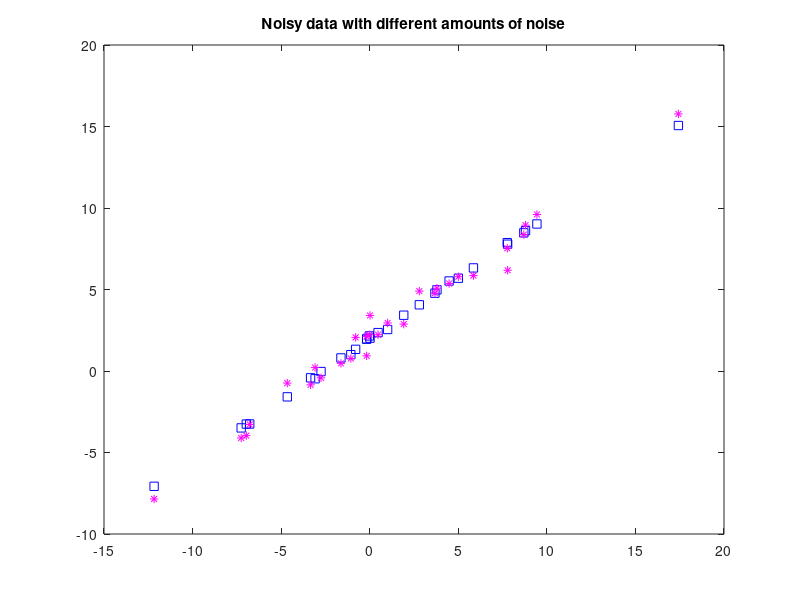

MATLAB code for this plot:
% This is a small script to help you review some of the
% concepts covered during class for the linear regression
% lecture
%
% FEG, 09-09-2008 
% DJF, 09-12-2009
%

%%%%%%%%%%%%%%%%%%%%%%%%%%%%%%%%%%%%%%%%%%%%%%%%%%%%%%%%%%%%%%%%%%%%%%%%%%
%% First let's set up some data. In this example the data comes from
% a simple line with slope .75 and Y-axis intercept=2

w=.75;
b=2;

% Let's get a few locations randomly along this line between x=0 and x=5;

x=5*rand(15,1)   % Get 15 random x locations between 0 and 5
	
y=(w*x)+b	  % Compute the exact value of y from the line equation

% Plot the noiseless data

figure(1);clf;
plot(x,y,'bo');hold on;
title('Data sampled from a line. Blue is noiseless, magenta is with noise');

% Looks nice, but unfortunately we don't generally work with perfect
% data, sources of error: Measurement problems, transmission distortion,
% random noise or influences from the environment.

%% We will look at typical noise models later on, in particular, we will
% use Gaussian functions to model nose quite often. Let's for now
% use Matlab to generate some random Gaussian noise, with mean of
% zero and a standard deviation of .1 

y_noisy=y+(.1*randn(length(y),1));

% Plot it on the same figure in red to see what it looks like

plot(x,y_noisy,'ms');


%%%%%%%%%%%%%%%%%%%%%%%%%%%%%%%%%%%%%%%%%%%%%%%%%%%%%%%%%%%%%%%%%%%%%%%%%%
% Now, let's have some fun with Matlab:
%
% Go to the Tools menu on the figure menu, and select Basic Fitting
% This will open up a menu
% - Select the data source corresponding to the BLUE points first
%    (ie data set 1)
% - Then check on the 'linear' checkbox
%   You will see the best-fit line estimated from our samples
%   using the same procedure we covered in lecture
% - Try fitting the data with other functions
%   
% Question: Do all the functions approximate the data equally well?
%           what is going on here?
%           Is there a point at which Matlab complains about something?
%          
% - Now, select the data source corresponding to the MAGENTA points
% - Try the linear fit again
% - With the linear fit on, try other functions
%
% Question: Are the results similar to the noiseless case? can all
%           functions approximate the data equally well?
%           if not, which function does a better job?
%


%%%%%%%%%%%%%%%%%%%%%%%%%%%%%%%%%%%%%%%%%%%%%%%%%%%%%%%%%%%%%%%%%%%%%%%%%%
%% Clear this plot and let's get some more data and more noise

clf;

% Now let's see what happens when we have more data, and also, more noise!
% Let's take twice the amount of data

x=5*randn(30,1);
y=(w*x)+b;
y_noisy_1=y+(.1*randn(length(y),1));	% Random noise stDev=.1
y_noisy_2=y+(.75*randn(length(y),1));	% Random noise stDev=.75

figure(1);
plot(x,y_noisy_1,'bs');
hold on;
plot(x,y_noisy_2,'m*');
title('Noisy data with different amounts of noise');

% Try out fitting these data with different functions
% like above... do you get similar results? overall,
% what would you say is the function that best 
% approximates the data?


%%%%%%%%%%%%%%%%%%%%%%%%%%%%%%%%%%%%%%%%%%%%%%%%%%%%%%%%%%%%%%%%%%%%%%%%%%
%% Least Squares Regression 
%
% We now know Matlab can solve this problem, but let's do it
% ourselves using the Least Squares closed-form solution for
% parameters w and b that we discussed in class
%
% Remember, the exact paramaters for out line are
% w=.75, b=2
%
% From our notes: w=[sum_i (y_i-Y)(x_i-X)]/sum_i (x_i-X)^2
%                 b=Y-wX
%
% where Y is the average y value for the input samples
% and X is the average x value for the input samples
%

% Let's look at the noiseless case first (y and x in our workspace)

X_noiseless=mean(x);	% Compute average X
Y_noiseless=mean(y);	% Compute average Y

w_noiseless=sum((y-Y_noiseless).*(x-X_noiseless))/sum((x-X_noiseless).^2)
b_noiseless=Y_noiseless-(w_noiseless*X_noiseless)

% We get the exact solution, which is as we expected since in the noiseless
% case the optimal solution indeed corresponds to the original model.

% Now see what happens with the noisy cases, first, with little noise
% (y_noisy1 in our workspace)

% The mean x value doesn't change! notice that we only added noise to
% the y measurements. Hence, we don't need to recompute the averade
% x value and we simply use X_noiseless.

Y_noisy1=mean(y_noisy_1);	% Mean y for noisy 1 data

w_noisy1=sum((y_noisy_1-Y_noisy1).*(x-X_noiseless))/sum((x-X_noiseless).^2)
b_noisy1=Y_noisy1-(w_noisy1*X_noiseless)

% Close! but the effect of noise is clear, see what happens with
% y_noisy_2

Y_noisy2=mean(y_noisy_2);	% Mean y for noisy 2 data

w_noisy2=sum((y_noisy_2-Y_noisy2).*(x-X_noiseless))/sum((x-X_noiseless).^2)
b_noisy2=Y_noisy2-(w_noisy2*X_noiseless)


%%%%%%%%%%%%%%%%%%%%%%%%%%%%%%%%%%%%%%%%%%%%%%%%%%%%%%%%%%%%%%%%%%%%%%%%%%
%% Often the best way to try to formulate and solve problems in Matlab 
%  is in matrix vector form.  As explained in the notes, the estimator
%  for coefficients of the linear model can also be expressed in terms
%  of the pseudo-inverse.   That is, the normal equations derived from 
%  taking the gradient of the energy function take the form
%  Let's follow that approach (look how little code it requires):

X = [x ones(size(x))];

% here's the noiseless solution
w1 = X \ y

% here are the two noisy cases
w2 = X \ y_noisy_1
w3 = X \ y_noisy_2

% note that the results we get here are identical to those above.

% how much error is there when we run the model on the training data?
E = norm(y - X*w1)
E = norm(y_noisy_1 - X*w2)
E = norm(y_noisy_2 - X*w3)

% As expected, there is almost no error for the noiseless case, but 
% some significant error with the noisy data.



